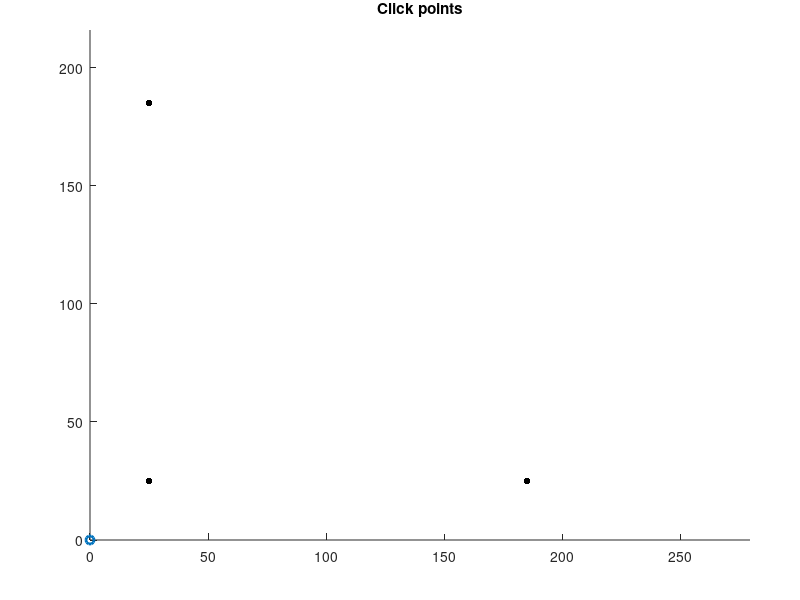

MATLAB code for this plot: (Note: this script raises an error after producing the figure.)
function X_t = drawOnTarget
% DRAWONTARGET creates a set of points associated with a target drawing.
%   X_t = DRAWONTARGET
%
%   Use instructions:
%       (1) Create new points in the drawing using the left mouse button
%       (2) Clicking the right mouse button will create a transition to a
%           new drawing by adding a +20mm z-offset
%       (3) Clicking the center mouse button (scroll wheel) will exit the
%           drawing interface and return the points
%
%   Input(s)
%
%   Output(s)
%       X_t - 3xN array containing points associated with the drawing.
%
%   M. Kutzer, 05Oct2021, USNA

%% Create figure and axes
fig = figure('Name','drawOnTarget');
axs = axes('Parent',fig);
set(fig,'Units','Inches','Position',[1,1,11,8.5]);
daspect(axs,[1 1 1]);
set(axs,'Units','Normalized','Position',[0.1,0.1,0.85,0.85]);
hold(axs,'on');
xlim(axs,[0,11*25.4]);
ylim(axs,[0,8.5*25.4]);
zlim(axs,[-1,1]);

%% Plot target points
X_t = [...
    0, 160,   0;...
    0,   0, 160;...
    0,   0,   0];
X_o = [25; 25; 0];

phi = linspace(0,2*pi,101);
phi(end) = [];

r = (0.1/2)*25.4;
X_c(1,:) = r*cos(phi);
X_c(2,:) = r*sin(phi);
X_c(3,:) = 0;

for i = 1:3
    X_i = X_c + X_t(:,i) + X_o;
    ptc(i) = patch('Faces',1:100,'Vertices',X_i.','Parent',axs,...
        'FaceColor','k','EdgeColor','none');
end

%% Draw points
title(axs,'Click points');
X_t = [];
startNew = false;
plt = plot(axs,0,0,'o-','LineWidth',2);
while true
    axes(axs);
    [x,y,b] = ginput(1);
    switch b
        case 1
            % Add point
            if startNew
                X_t(:,end+1) = [x; y; 20];
                startNew = false;
            end
            X_t(:,end+1) = [x; y; 0];
        case 3
            % Start new drawing
            X_t(:,end+1) = [X_t(1:2,end); 20];
            startNew = true;
        case 2
            % End drawing
            break
    end
    set(plt,'XData',X_t(1,:),'YData',X_t(2,:),'ZData',X_t(3,:))
    drawnow;
end
title(axs,' ');

end